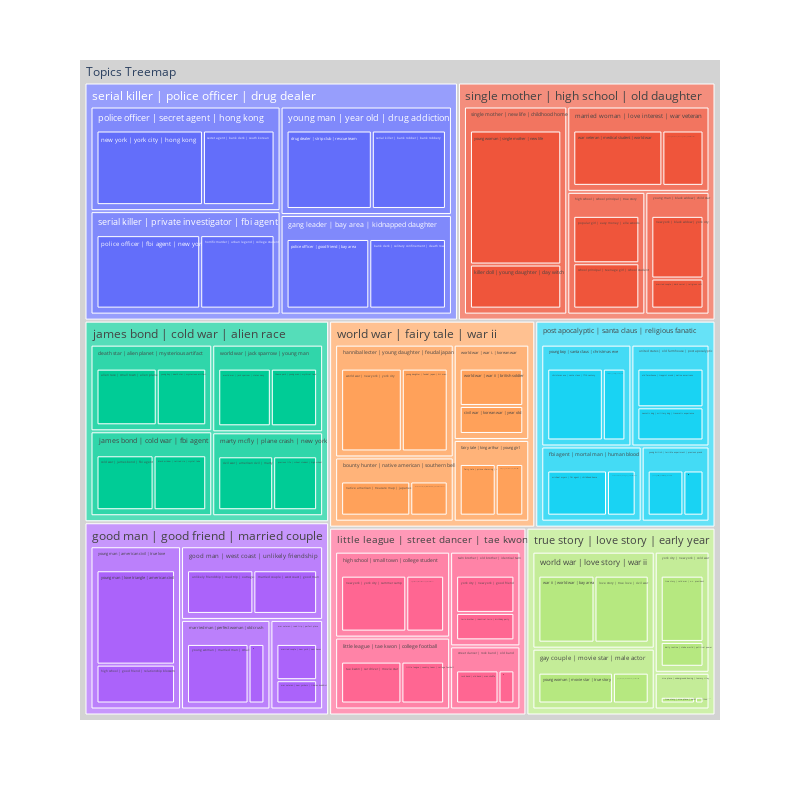

Notebook code cell kept with this figure:
### Markdown cell above
### Display Nexted Topics

### Code cell
fig_nested = bunka.nested_maps(
        size_rule="docs_size",
        map_type="treemap", # Try sunburst
        width=800,
        height=800,
        query=None) # You can query the map with an exact query

fig_nested.show()

### Figure 1 — Plotly figure (JSON) as saved in the notebook; plotly's stock layout.template omitted (floating-point values rounded to 4 significant figures)
{"data": [{"branchvalues": "total", "domain": {"x": [0, 1], "y": [0, 1]}, "hovertemplate": "labels=%{label}<br>topic_size=%{value}<br>parent=%{parent}<extra></extra>", "ids": ["Topics Treemap/james bond | cold war | alien race/death star | alien planet | mysterious artifact/alien race | small town | alien planet", "Topics Treemap/serial killer | police officer | drug dealer/gang leader | bay area | kidnapped daughter/bank clerk | solitary confinement | death row", "Topics Treemap/james bond | cold war | alien race/james bond | cold war | fbi agent/black widow | retired cia | crystal lake", "Topics Treemap/post apocalyptic | santa claus | religious fanatic/young boy | santa claus | christmas eve/christmas eve | santa claus | 17th century", "Topics Treemap/james bond | cold war | alien race/marty mcfly | plane crash | new york/civil war | american civil | marty mcfly", "Topics Treemap/world war | fairy tale | war ii/world war | war i. | korean war/civil war | korean war | year old", "Topics Treemap/james bond | cold war | alien race/james bond | cold war | fbi agent/cold war | james bond | fbi agent", "Topics Treemap/true story | love story | early year/york city | new york | cold war/daily routine | stake world | political power", "Topics Treemap/serial killer | police officer | drug dealer/young man | year old | drug addiction/drug dealer | strip club | rescue team", "Topics Treemap/world war | fairy tale | war ii/fairy tale | king arthur | young girl/fairy tale | prince charming | new king", "Topics Treemap/true story | love story | early year/gay couple | movie star | male actor/gay couple | male female | personal life", "Topics Treemap/good man | good friend | married couple/young man | american civil | true love/high school | good friend | relationship blossom", "Topics Treemap/little league | street dancer | tae kwon/high school | small town | college student/high school | school student | private school", "Topics Treemap/serial killer | police officer | drug dealer/serial killer | private investigator | fbi agent/horrific murder | urban legend | college student", "Topics Treemap/post apocalyptic | santa claus | religious fanatic/fbi agent | mortal man | human blood/human blood | bad guy | american man", "Topics Treemap/single mother | high school | old daughter/single mother | new life | childhood home/killer doll | young daughter | day witch", "Topics Treemap/little league | street dancer | tae kwon/little league | tae kwon | college football/little league | country team | college football", "Topics Treemap/true story | love story | early year/world war | love story | war ii/love story | true love | civil war", "Topics Treemap/single mother | high school | old daughter/young man | black widow | child star/married couple | dark secret | religious cult", "Topics Treemap/good man | good friend | married couple/war veteran | road trip | perfect place/married couple | new york | new havoc", "Topics Treemap/good man | good friend | married couple/good man | west coast | unlikely friendship/married couple | west coast | good man", "Topics Treemap/post apocalyptic | santa claus | religious fanatic/fbi agent | mortal man | human blood/michael myers | fbi agent | childhood home", "Topics Treemap/world war | fairy tale | war ii/fairy tale | king arthur | young girl/mr. miyagi | world war | mysterious sister", "Topics Treemap/world war | fairy tale | war ii/bounty hunter | native american | southern belle/native american | treasure map | japanese army", "Topics Treemap/post apocalyptic | santa claus | religious fanatic/united states | old farmhouse | post apocalyptic/neurotic dog | military dog | traumatic experience", "Topics Treemap/single mother | high school | old daughter/young man | black widow | child star/new york | black widow | york city", "Topics Treemap/serial killer | police officer | drug dealer/police officer | secret agent | hong kong/new york | york city | hong kong", "Topics Treemap/little league | street dancer | tae kwon/high school | small town | college student/new york | york city | summer camp", "Topics Treemap/post apocalyptic | santa claus | religious fanatic/united states | old farmhouse | post apocalyptic/old farmhouse | trappist monk | native americans", "Topics Treemap/post apocalyptic | santa claus | religious fanatic/young boy | santa claus | christmas eve/old son | york city | new york", "Topics Treemap/serial killer | police officer | drug dealer/serial killer | private investigator | fbi agent/police officer | fbi agent | new york", "Topics Treemap/serial killer | police officer | drug dealer/gang leader | bay area | kidnapped daughter/police officer | good friend | bay area", "Topics Treemap/single mother | high school | old daughter/high school | school principal | true story/popular girl | easy money | elle woods", "Topics Treemap/james bond | cold war | alien race/marty mcfly | plane crash | new york/precious life | school student | high school", "Topics Treemap/little league | street dancer | tae kwon/street dancer | rock band | old band/rock band | old band | man shuffle", "Topics Treemap/single mother | high school | old daughter/high school | school principal | true story/school principal | teenage girl | school student", "Topics Treemap/serial killer | police officer | drug dealer/police officer | secret agent | hong kong/secret agent | bank clerk | south korean", "Topics Treemap/serial killer | police officer | drug dealer/young man | year old | drug addiction/serial killer | bank robber | bank robbery", "Topics Treemap/world war | fairy tale | war ii/bounty hunter | native american | southern belle/southern belle | mysterious biotech | plantation owner", "Topics Treemap/little league | street dancer | tae kwon/street dancer | rock band | old band/street dancer | megan white | uptight student", "Topics Treemap/little league | street dancer | tae kwon/little league | tae kwon | college football/tae kwon | car driver | movie star", "Topics Treemap/james bond | cold war | alien race/world war | jack sparrow | young man/theme park | young man | mythical land", "Topics Treemap/post apocalyptic | santa claus | religious fanatic/young british | terrible experiment | previous prank/tragic accident | unsuspecting teenager | new york", "Topics Treemap/true story | love story | early year/york city | new york | cold war/true story | cold war | u.s. president", "Topics Treemap/true story | love story | early year/nice place | underground boxing | tommy riley/true story | nice place | notorious prison", "Topics Treemap/little league | street dancer | tae kwon/twin brother | old brother | identical twin/twin brother | identical twin | birthday party", "Topics Treemap/good man | good friend | married couple/good man | west coast | unlikely friendship/unlikely friendship | road trip | outrageous stunt", "Topics Treemap/true story | love story | early year/world war | love story | war ii/war ii | world war | bay area", "Topics Treemap/single mother | high school | old daughter/married woman | love interest | war veteran/war veteran | medical student | world war", "Topics Treemap/good man | good friend | married couple/war veteran | road trip | perfect place/war veteran | new yorkers | tibetan buddhist", "Topics Treemap/james bond | cold war | alien race/world war | jack sparrow | young man/world war | jack sparrow | states navy", "Topics Treemap/world war | fairy tale | war ii/hannibal lecter | young daughter | feudal japan/world war | new york | york city", "Topics Treemap/world war | fairy tale | war ii/world war | war i. | korean war/world war | war ii | british soldier", "Topics Treemap/good man | good friend | married couple/married man | perfect woman | old crush/year old | old niece | burial ground", "Topics Treemap/little league | street dancer | tae kwon/twin brother | old brother | identical twin/york city | new york | good friend", "Topics Treemap/james bond | cold war | alien race/death star | alien planet | mysterious artifact/young boy | death star | mysterious artifact", "Topics Treemap/post apocalyptic | santa claus | religious fanatic/young british | terrible experiment | previous prank/young british | perfect family | mob force", "Topics Treemap/world war | fairy tale | war ii/hannibal lecter | young daughter | feudal japan/young daughter | feudal japan | hit man", "Topics Treemap/good man | good friend | married couple/young man | american civil | true love/young man | love triangle | american civil", "Topics Treemap/true story | love story | early year/nice place | underground boxing | tommy riley/young son | family life", "Topics Treemap/good man | good friend | married couple/married man | perfect woman | old crush/young woman | married man | small town", "Topics Treemap/true story | love story | early year/gay couple | movie star | male actor/young woman | movie star | true story", "Topics Treemap/single mother | high school | old daughter/single mother | new life | childhood home/young woman | single mother | new life", "Topics Treemap/single mother | high school | old daughter/married woman | love interest | war veteran/young woman | teenage son | professional sex", "Topics Treemap/world war | fairy tale | war ii/bounty hunter | native american | southern belle", "Topics Treemap/james bond | cold war | alien race/death star | alien planet | mysterious artifact", "Topics Treemap/world war | fairy tale | war ii/fairy tale | king arthur | young girl", "Topics Treemap/post apocalyptic | santa claus | religious fanatic/fbi agent | mortal man | human blood", "Topics Treemap/serial killer | police officer | drug dealer/gang leader | bay area | kidnapped daughter", "Topics Treemap/true story | love story | early year/gay couple | movie star | male actor", "Topics Treemap/good man | good friend | married couple/good man | west coast | unlikely friendship", "Topics Treemap/world war | fairy tale | war ii/hannibal lecter | young daughter | feudal japan", "Topics Treemap/single mother | high school | old daughter/high school | school principal | true story", "Topics Treemap/little league | street dancer | tae kwon/high school | small town | college student", "Topics Treemap/james bond | cold war | alien race/james bond | cold war | fbi agent", "Topics Treemap/little league | street dancer | tae kwon/little league | tae kwon | college football", "Topics Treemap/good man | good friend | married couple/married man | perfect woman | old crush", "Topics Treemap/single mother | high school | old daughter/married woman | love interest | war veteran", "Topics Treemap/james bond | cold war | alien race/marty mcfly | plane crash | new york", "Topics Treemap/true story | love story | early year/nice place | underground boxing | tommy riley", "Topics Treemap/serial killer | police officer | drug dealer/police officer | secret agent | hong kong", "Topics Treemap/serial killer | police officer | drug dealer/serial killer | private investigator | fbi agent", "Topics Treemap/single mother | high school | old daughter/single mother | new life | childhood home", "Topics Treemap/little league | street dancer | tae kwon/street dancer | rock band | old band", "Topics Treemap/little league | street dancer | tae kwon/twin brother | old brother | identical twin", "Topics Treemap/post apocalyptic | santa claus | religious fanatic/united states | old farmhouse | post apocalyptic", "Topics Treemap/good man | good friend | married couple/war veteran | road trip | perfect place", "Topics Treemap/james bond | cold war | alien race/world war | jack sparrow | young man", "Topics Treemap/true story | love story | early year/world war | love story | war ii", "Topics Treemap/world war | fairy tale | war ii/world war | war i. | korean war", "Topics Treemap/true story | love story | early year/york city | new york | cold war", "Topics Treemap/post apocalyptic | santa claus | religious fanatic/young boy | santa claus | christmas eve", "Topics Treemap/post apocalyptic | santa claus | religious fanatic/young british | terrible experiment | previous prank", "Topics Treemap/good man | good friend | married couple/young man | american civil | true love", "Topics Treemap/single mother | high school | old daughter/young man | black widow | child star", "Topics Treemap/serial killer | police officer | drug dealer/young man | year old | drug addiction", "Topics Treemap/good man | good friend | married couple", "Topics Treemap/james bond | cold war | alien race", "Topics Treemap/little league | street dancer | tae kwon", "Topics Treemap/post apocalyptic | santa claus | religious fanatic", "Topics Treemap/serial killer | police officer | drug dealer", "Topics Treemap/single mother | high school | old daughter", "Topics Treemap/true story | love story | early year", "Topics Treemap/world war | fairy tale | war ii", "Topics Treemap"], "labels": ["alien race | small town | alien planet", "bank clerk | solitary confinement | death row", "black widow | retired cia | crystal lake", "christmas eve | santa claus | 17th century", "civil war | american civil | marty mcfly", "civil war | korean war | year old", "cold war | james bond | fbi agent", "daily routine | stake world | political power", "drug dealer | strip club | rescue team", "fairy tale | prince charming | new king", "gay couple | male female | personal life", "high school | good friend | relationship blossom", "high school | school student | private school", "horrific murder | urban legend | college student", "human blood | bad guy | american man", "killer doll | young daughter | day witch", "little league | country team | college football", "love story | true love | civil war", "married couple | dark secret | religious cult", "married couple | new york | new havoc", "married couple | west coast | good man", "michael myers | fbi agent | childhood home", "mr. miyagi | world war | mysterious sister", "native american | treasure map | japanese army", "neurotic dog | military dog | traumatic experience", "new york | black widow | york city", "new york | york city | hong kong", "new york | york city | summer camp", "old farmhouse | trappist monk | native americans", "old son | york city | new york", "police officer | fbi agent | new york", "police officer | good friend | bay area", "popular girl | easy money | elle woods", "precious life | school student | high school", "rock band | old band | man shuffle", "school principal | teenage girl | school student", "secret agent | bank clerk | south korean", "serial killer | bank robber | bank robbery", "southern belle | mysterious biotech | plantation owner", "street dancer | megan white | uptight student", "tae kwon | car driver | movie star", "theme park | young man | mythical land", "tragic accident | unsuspecting teenager | new york", "true story | cold war | u.s. president", "true story | nice place | notorious prison", "twin brother | identical twin | birthday party", "unlikely friendship | road trip | outrageous stunt", "war ii | world war | bay area", "war veteran | medical student | world war", "war veteran | new yorkers | tibetan buddhist", "world war | jack sparrow | states navy", "world war | new york | york city", "world war | war ii | british soldier", "year old | old niece | burial ground", "york city | new york | good friend", "young boy | death star | mysterious artifact", "young british | perfect family | mob force", "young daughter | feudal japan | hit man", "young man | love triangle | american civil", "young son | family life", "young woman | married man | small town", "young woman | movie star | true story", "young woman | single mother | new life", "young woman | teenage son | professional sex", "bounty hunter | native american | southern belle", "death star | alien planet | mysterious artifact", "fairy tale | king arthur | young girl", "fbi agent | mortal man | human blood", "gang leader | bay area | kidnapped daughter", "gay couple | movie star | male actor", "good man | west coast | unlikely friendship", "hannibal lecter | young daughter | feudal japan", "high school | school principal | true story", "high school | small town | college student", "james bond | cold war | fbi agent", "little league | tae kwon | college football", "married man | perfect woman | old crush", "married woman | love interest | war veteran", "marty mcfly | plane crash | new york", "nice place | underground boxing | tommy riley", "police officer | secret agent | hong kong", "serial killer | private investigator | fbi agent", "single mother | new life | childhood home", "street dancer | rock band | old band", "twin brother | old brother | identical twin", "united states | old farmhouse | post apocalyptic", "war veteran | road trip | perfect place", "world war | jack sparrow | young man", "world war | love story | war ii", "world war | war i. | korean war", "york city | new york | cold war", "young boy | santa claus | christmas eve", "young british | terrible experiment | previous prank", "young man | american civil | true love", "young man | black widow | child star", "young man | year old | drug addiction", "good man | good friend | married couple", "james bond | cold war | alien race", "little league | street dancer | tae kwon", "post apocalyptic | santa claus | religious fanatic", "serial killer | police officer | drug dealer", "single mother | high school | old daughter", "true story | love story | early year", "world war | fairy tale | war ii", "Topics Treemap"], "name": "", "parents": ["Topics Treemap/james bond | cold war | alien race/death star | alien planet | mysterious artifact", "Topics Treemap/serial killer | police officer | drug dealer/gang leader | bay area | kidnapped daughter", "Topics Treemap/james bond | cold war | alien race/james bond | cold war | fbi agent", "Topics Treemap/post apocalyptic | santa claus | religious fanatic/young boy | santa claus | christmas eve", "Topics Treemap/james bond | cold war | alien race/marty mcfly | plane crash | new york", "Topics Treemap/world war | fairy tale | war ii/world war | war i. | korean war", "Topics Treemap/james bond | cold war | alien race/james bond | cold war | fbi agent", "Topics Treemap/true story | love story | early year/york city | new york | cold war", "Topics Treemap/serial killer | police officer | drug dealer/young man | year old | drug addiction", "Topics Treemap/world war | fairy tale | war ii/fairy tale | king arthur | young girl", "Topics Treemap/true story | love story | early year/gay couple | movie star | male actor", "Topics Treemap/good man | good friend | married couple/young man | american civil | true love", "Topics Treemap/little league | street dancer | tae kwon/high school | small town | college student", "Topics Treemap/serial killer | police officer | drug dealer/serial killer | private investigator | fbi agent", "Topics Treemap/post apocalyptic | santa claus | religious fanatic/fbi agent | mortal man | human blood", "Topics Treemap/single mother | high school | old daughter/single mother | new life | childhood home", "Topics Treemap/little league | street dancer | tae kwon/little league | tae kwon | college football", "Topics Treemap/true story | love story | early year/world war | love story | war ii", "Topics Treemap/single mother | high school | old daughter/young man | black widow | child star", "Topics Treemap/good man | good friend | married couple/war veteran | road trip | perfect place", "Topics Treemap/good man | good friend | married couple/good man | west coast | unlikely friendship", "Topics Treemap/post apocalyptic | santa claus | religious fanatic/fbi agent | mortal man | human blood", "Topics Treemap/world war | fairy tale | war ii/fairy tale | king arthur | young girl", "Topics Treemap/world war | fairy tale | war ii/bounty hunter | native american | southern belle", "Topics Treemap/post apocalyptic | santa claus | religious fanatic/united states | old farmhouse | post apocalyptic", "Topics Treemap/single mother | high school | old daughter/young man | black widow | child star", "Topics Treemap/serial killer | police officer | drug dealer/police officer | secret agent | hong kong", "Topics Treemap/little league | street dancer | tae kwon/high school | small town | college student", "Topics Treemap/post apocalyptic | santa claus | religious fanatic/united states | old farmhouse | post apocalyptic", "Topics Treemap/post apocalyptic | santa claus | religious fanatic/young boy | santa claus | christmas eve", "Topics Treemap/serial killer | police officer | drug dealer/serial killer | private investigator | fbi agent", "Topics Treemap/serial killer | police officer | drug dealer/gang leader | bay area | kidnapped daughter", "Topics Treemap/single mother | high school | old daughter/high school | school principal | true story", "Topics Treemap/james bond | cold war | alien race/marty mcfly | plane crash | new york", "Topics Treemap/little league | street dancer | tae kwon/street dancer | rock band | old band", "Topics Treemap/single mother | high school | old daughter/high school | school principal | true story", "Topics Treemap/serial killer | police officer | drug dealer/police officer | secret agent | hong kong", "Topics Treemap/serial killer | police officer | drug dealer/young man | year old | drug addiction", "Topics Treemap/world war | fairy tale | war ii/bounty hunter | native american | southern belle", "Topics Treemap/little league | street dancer | tae kwon/street dancer | rock band | old band", "Topics Treemap/little league | street dancer | tae kwon/little league | tae kwon | college football", "Topics Treemap/james bond | cold war | alien race/world war | jack sparrow | young man", "Topics Treemap/post apocalyptic | santa claus | religious fanatic/young british | terrible experiment | previous prank", "Topics Treemap/true story | love story | early year/york city | new york | cold war", "Topics Treemap/true story | love story | early year/nice place | underground boxing | tommy riley", "Topics Treemap/little league | street dancer | tae kwon/twin brother | old brother | identical twin", "Topics Treemap/good man | good friend | married couple/good man | west coast | unlikely friendship", "Topics Treemap/true story | love story | early year/world war | love story | war ii", "Topics Treemap/single mother | high school | old daughter/married woman | love interest | war veteran", "Topics Treemap/good man | good friend | married couple/war veteran | road trip | perfect place", "Topics Treemap/james bond | cold war | alien race/world war | jack sparrow | young man", "Topics Treemap/world war | fairy tale | war ii/hannibal lecter | young daughter | feudal japan", "Topics Treemap/world war | fairy tale | war ii/world war | war i. | korean war", "Topics Treemap/good man | good friend | married couple/married man | perfect woman | old crush", "Topics Treemap/little league | street dancer | tae kwon/twin brother | old brother | identical twin", "Topics Treemap/james bond | cold war | alien race/death star | alien planet | mysterious artifact", "Topics Treemap/post apocalyptic | santa claus | religious fanatic/young british | terrible experiment | previous prank", "Topics Treemap/world war | fairy tale | war ii/hannibal lecter | young daughter | feudal japan", "Topics Treemap/good man | good friend | married couple/young man | american civil | true love", "Topics Treemap/true story | love story | early year/nice place | underground boxing | tommy riley", "Topics Treemap/good man | good friend | married couple/married man | perfect woman | old crush", "Topics Treemap/true story | love story | early year/gay couple | movie star | male actor", "Topics Treemap/single mother | high school | old daughter/single mother | new life | childhood home", "Topics Treemap/single mother | high school | old daughter/married woman | love interest | war veteran", "Topics Treemap/world war | fairy tale | war ii", "Topics Treemap/james bond | cold war | alien race", "Topics Treemap/world war | fairy tale | war ii", "Topics Treemap/post apocalyptic | santa claus | religious fanatic", "Topics Treemap/serial killer | police officer | drug dealer", "Topics Treemap/true story | love story | early year", "Topics Treemap/good man | good friend | married couple", "Topics Treemap/world war | fairy tale | war ii", "Topics Treemap/single mother | high school | old daughter", "Topics Treemap/little league | street dancer | tae kwon", "Topics Treemap/james bond | cold war | alien race", "Topics Treemap/little league | street dancer | tae kwon", "Topics Treemap/good man | good friend | married couple", "Topics Treemap/single mother | high school | old daughter", "Topics Treemap/james bond | cold war | alien race", "Topics Treemap/true story | love story | early year", "Topics Treemap/serial killer | police officer | drug dealer", "Topics Treemap/serial killer | police officer | drug dealer", "Topics Treemap/single mother | high school | old daughter", "Topics Treemap/little league | street dancer | tae kwon", "Topics Treemap/little league | street dancer | tae kwon", "Topics Treemap/post apocalyptic | santa claus | religious fanatic", "Topics Treemap/good man | good friend | married couple", "Topics Treemap/james bond | cold war | alien race", "Topics Treemap/true story | love story | early year", "Topics Treemap/world war | fairy tale | war ii", "Topics Treemap/true story | love story | early year", "Topics Treemap/post apocalyptic | santa claus | religious fanatic", "Topics Treemap/post apocalyptic | santa claus | religious fanatic", "Topics Treemap/good man | good friend | married couple", "Topics Treemap/single mother | high school | old daughter", "Topics Treemap/serial killer | police officer | drug dealer", "Topics Treemap", "Topics Treemap", "Topics Treemap", "Topics Treemap", "Topics Treemap", "Topics Treemap", "Topics Treemap", "Topics Treemap", ""], "root": {"color": "lightgrey"}, "type": "treemap", "values": [28, 38, 24, 32, 25, 15, 26, 9, 46, 17, 12, 21, 18, 38, 12, 25, 17, 29, 12, 14, 25, 25, 13, 24, 18, 25, 55, 31, 21, 13, 53, 41, 23, 20, 16, 22, 37, 40, 13, 6, 24, 22, 9, 24, 8, 14, 26, 30, 39, 9, 25, 37, 20, 8, 19, 23, 16, 28, 51, 2, 31, 25, 76, 18, 37, 51, 30, 37, 79, 37, 51, 65, 45, 49, 50, 41, 39, 57, 45, 10, 92, 91, 101, 22, 33, 39, 23, 47, 59, 35, 33, 45, 25, 72, 37, 86, 185, 193, 145, 146, 348, 240, 139, 167, 1563]}], "layout": {"height": 800, "legend": {"tracegroupgap": 0}, "margin": {"t": 60}, "width": 800}}
